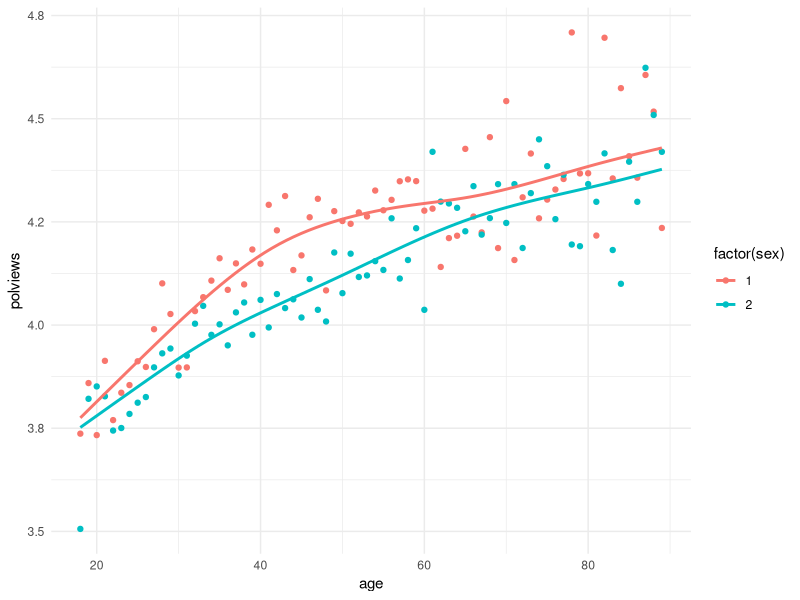
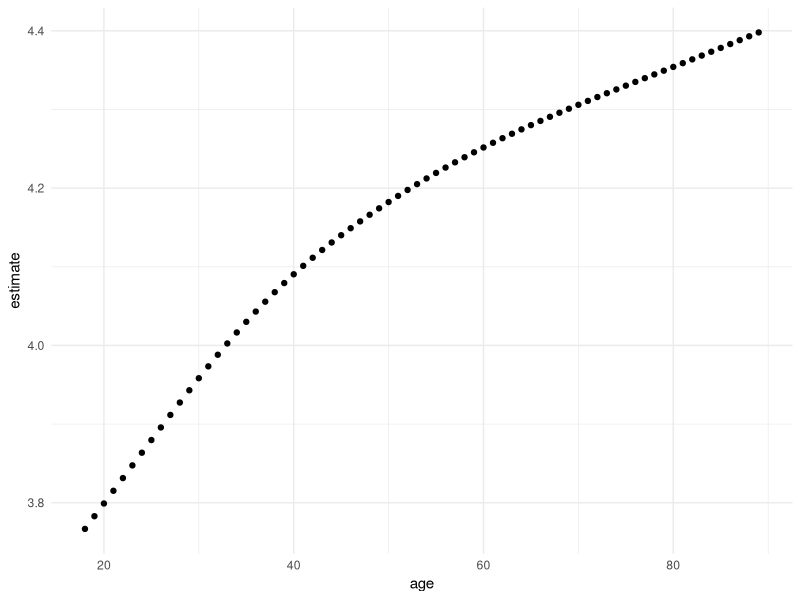

Generate these figures, in order, with R:
## ---- chunk 1
#| label: setup
#| message: false
library(mgcv)
library(tidyverse)
library(marginaleffects)

theme_set(theme_minimal())

options(
  knitr.kable.NA = "",
  digits = 2
)

gss <- read_csv("gss.csv")
## ---- chunk 2
#| label: GSS data inspection
ggplot(gss, aes(x = age, y = polviews, color = factor(sex))) +
  stat_summary(fun = "mean", geom = "point") +
  # geom_smooth(method = "lm", se = FALSE) +
  geom_smooth(method = "gam", se = FALSE)


gss_gam <- gam(polviews ~ s(age), data = gss)
gss_fit <- predictions(gss_gam, newdata = datagrid(age = unique))

ggplot(gss_fit, aes(x = age, y = estimate)) +
  geom_point()

summary(gss_gam)
